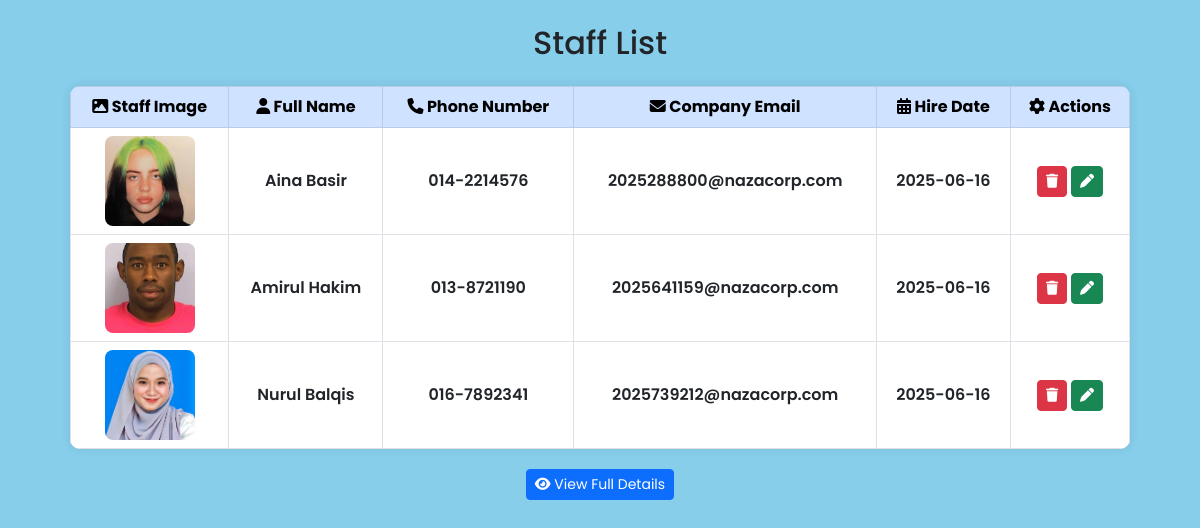
The page /admin/view_staff.php on the database its author committed.
### tables this page shows
CREATE TABLE `staff` (
  `staffEmail` varchar(35) NOT NULL,
  `staffID` int(10) NOT NULL,
  `staffFullName` varchar(45) NOT NULL,
  `staffNoPhone` varchar(12) NOT NULL,
  `staffAddress` varchar(70) NOT NULL,
  `staffDOB` date NOT NULL,
  `staffIC` varchar(16) NOT NULL,
  `staffHireDate` date NOT NULL,
  `staffDepartment` varchar(20) NOT NULL,
  `staffPicture` varchar(200) NOT NULL
);

### admin/view_staff.php (the view, shortened to what this page needs)
<?php
include('../config/database.php');
?>
<!DOCTYPE html>
<html lang="en">
<head>
  <link rel="stylesheet" href="https://cdnjs.cloudflare.com/ajax/libs/font-awesome/6.5.0/css/all.min.css"
 />
  <link href="https://cdn.lineicons.com/4.0/lineicons.css" rel="stylesheet" />
  <link href="https://cdn.jsdelivr.net/npm/bootstrap@5.3.0-alpha3/dist/css/bootstrap.min.css" rel="stylesheet"
>
  <link rel="stylesheet" href="https://cdn.datatables.net/2.3.2/css/dataTables.bootstrap5.min.css">
  <link rel="stylesheet" href="../css/view_staff.css">
</head>
<body>
  <div class="container mt-4">
    <h2 class="text-center mb-4">Staff List</h2>
    <table id="dataTable" class="table table-bordered table-hover staff-table">
      <thead class="table-primary text-center">
        <tr>
          <th><i class="fa-solid fa-image"></i> Staff Image</th>
          <th><i class="fa-solid fa-user"></i> Full Name</th>
          <th><i class="fa-solid fa-phone"></i> Phone Number</th>
          <th><i class="fa-solid fa-envelope"></i> Company Email</th>
          <th><i class="fa-solid fa-calendar-days"></i> Hire Date</th>
          <th><i class="fa-solid fa-gear"></i> Actions</th>
        </tr>
      </thead>
      <tbody>
        <?php
        $viewQuery = $conn->prepare('SELECT * from staff');
        $viewQuery->execute();
        $result = $viewQuery->get_result();
        while ($row = $result->fetch_assoc()) {
          ?>
          <tr>
            <td><img src="../img/<?php echo $row['staffPicture']; ?>" width="90" height="90" /></td>
            <td><?php echo $row['staffFullName']; ?></td>
            <td><?php echo $row['staffNoPhone']; ?></td>
            <td><?php echo $row['staffEmail']; ?></td>
            <td><?php echo $row['staffHireDate']; ?></td>
            <td class="text-center">
              <form action="../functions/delete.php" method="post" class="d-inline-block">
                <button type="submit" name="delete" class="btn btn-danger btn-sm">
                  <i class="fa-solid fa-trash"></i>
                </button>
              </form>
              <form action="?page=update_staff" method="post" class="d-inline-block">
                <button type="submit" name="delete" class="btn btn-success btn-sm">
                  <i class="fa-solid fa-pen"></i>
                </button>
              </form>
            </td>
          </tr>
        <?php } ?>
      </tbody>
    </table>
  </div>
  <div class="text-center my-3">
    <button type="button" class="btn btn-sm btn-primary" data-bs-toggle="modal" data-bs-target="#staffModal">
      <i class="fa-solid fa-eye"></i> View Full Details
    </button>
  </div>
</body>
</html>

### css/view_staff.css (style rules this page uses)
body { background-color: skyblue; font-family: "Poppins", sans-serif; font-weight: 600; text-decoration: none !important; }
.staff-table { border-radius: 10px; overflow: hidden; box-shadow: 0 0 10px rgba(0,0,0,0.1); margin: 20px auto; width: 95%; }
.staff-table img { border-radius: 8px; object-fit: cover; }
.staff-table td, .staff-table th { vertical-align: middle !important; text-align: center; }

### rows shown on the page
staff: staffPicture (picture), staffFullName "Aina Basir", staffNoPhone "014-2214576", staffEmail "2025288800@nazacorp.com", staffHireDate "2025-06-16"
staff: staffPicture (picture), staffFullName "Amirul Hakim", staffNoPhone "013-8721190", staffEmail "2025641159@nazacorp.com", staffHireDate "2025-06-16"
staff: staffPicture (picture), staffFullName "Nurul Balqis", staffNoPhone "016-7892341", staffEmail "2025739212@nazacorp.com", staffHireDate "2025-06-16"
